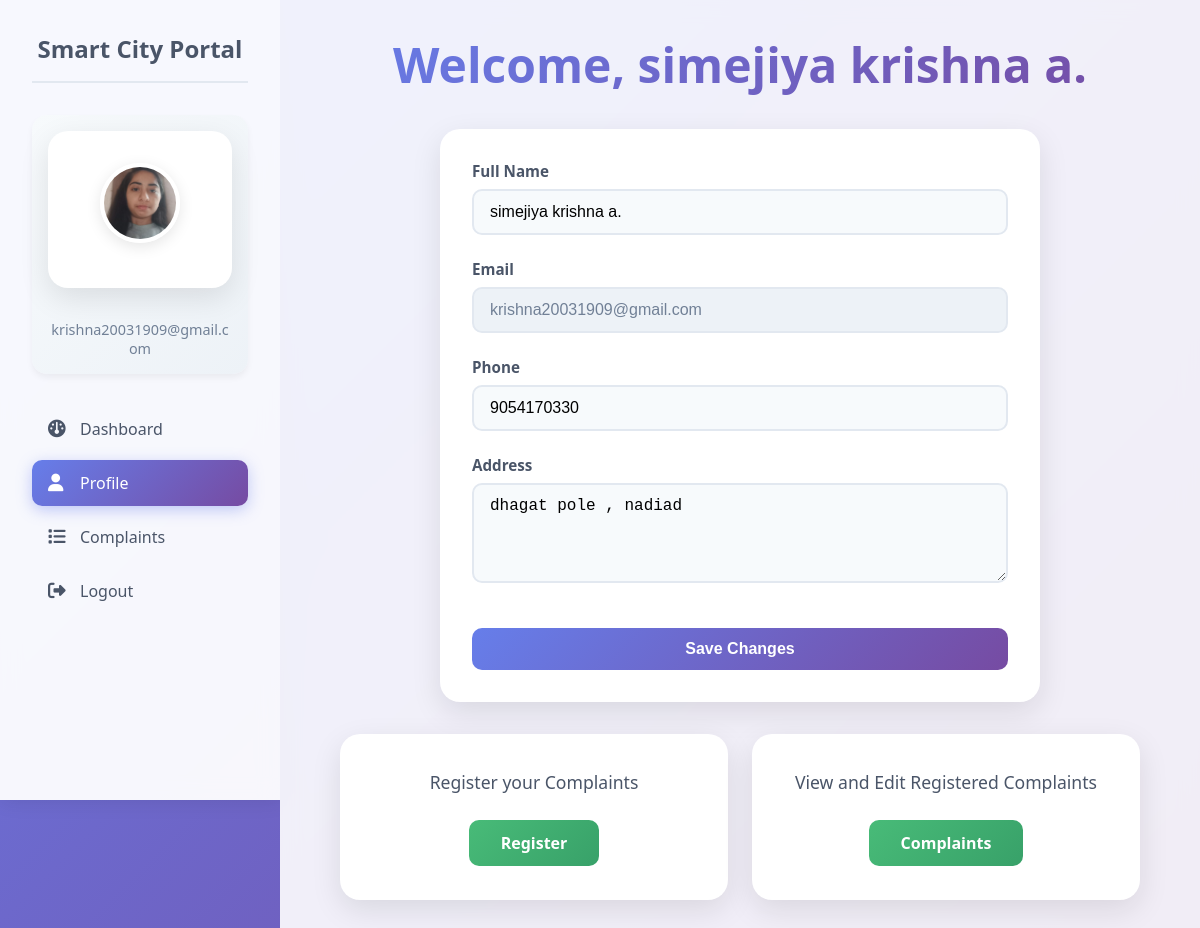
Screenshot of /profile/ (signed in) with the database file from the repository.
### accounts/models.py (models this page shows, shortened)
class registration(models.Model):
    name = models.CharField(max_length=50)
    email = models.EmailField(unique=True)
    mobileno = models.CharField(max_length=10)
    address = models.TextField(default=" ")
    password = models.CharField(max_length=8,default=" ")
    image = models.ImageField(upload_to='profile_image/', default='default.jpg')

### accounts/views.py (the view, shortened to what this page needs)
# urls.py: path('profile/',profile,name='profile'),
def profile(request):
    email = request.session.get('email')
    if not email:
        messages.error(request, "You must be logged in.")
        return redirect('login')
    try:
        user = registration.objects.get(email=email)
    except registration.DoesNotExist:
        messages.error(request, "User account not found. Please login as a citizen user.")
        return redirect('login')
    return render(request, 'profile.html', {'user': user})

### accounts/templates/profile.html (shortened to what this page needs)
{% load static %}
<!DOCTYPE html>
<html lang="en">
<head>
  <link rel="stylesheet" href="{% static 'CSS/profile.css' %}?v=1.2">
  <link rel="stylesheet" href="https://cdnjs.cloudflare.com/ajax/libs/font-awesome/6.4.0/css/all.min.css" />
</head>
<body>
  <div class="container">
    <aside class="sidebar">
      <h2 class="sidebar-title">Smart City Portal</h2>
      <div class="profile-section">
        <form method="POST" enctype="multipart/form-data" style="text-align:center;" action="">
          <label for="image-upload">
            <img
              src="{% if user.image %}{{ user.image.url }}{% else %}{% static 'images/default.jpg' %}{% endif %}"
              alt="Profile Picture"
              class="profile-pic">
          </label>
        </form>
        <p class="profile-email">{{ user.email }}</p>
      </div>
      <nav class="nav-links">
        <a href="{% url 'udashboard' %}" class="nav-link">
          <i class="fas fa-gauge"></i>
          Dashboard
        </a>
        <a href="{% url 'profile' %}" class="nav-link active">
          <i class="fas fa-user"></i>
          Profile
        </a>
        <a href="{% url 'request_list' %}" class="nav-link">
          <i class="fas fa-list"></i>
          Complaints
        </a>
        <a href="{% url 'logout' %}" class="nav-link">
          <i class="fas fa-right-from-bracket"></i>
          Logout
        </a>
      </nav>
    </aside>
    <main class="main-content">
      <h1>Welcome, {{ user.name }}</h1>
      <form method="POST" enctype="multipart/form-data">
        <div class="form-group">
          <label for="name">Full Name</label>
          <input type="text" id="name" name="name" value="{{ user.name }}">
        </div>
        <div class="form-group">
          <label for="email">Email</label>
          <input type="email" id="email" name="email" value="{{ user.email }}" readonly>
        </div>
        <div class="form-group">
          <label for="mobileno">Phone</label>
          <input type="text" id="mobileno" name="mobileno" value="{{ user.mobileno }}">
        </div>
        <div class="form-group">
          <label for="address">Address</label>
          <textarea id="address" name="address">{{ user.address }}</textarea>
        </div>
        <button type="submit" class="btn-primary">Save Changes</button>
      </form>
      <div class="actions">
        <div class="action-card">
          <p>Register your Complaints</p>
          <a href="{% url 'create_request' %}" class="btn-secondary">Register</a>
        </div>
        <div class="action-card">
          <p>View and Edit Registered Complaints</p>
          <a href="{% url 'request_list' %}" class="btn-secondary">Complaints</a>
        </div>
      </div>
    </main>
  </div>
</body>
</html>

### accounts/static/CSS/profile.css (style rules this page uses)
* { margin: 0; padding: 0; box-sizing: border-box; }
body { font-family: 'Segoe UI', Tahoma, Geneva, Verdana, sans-serif; background: linear-gradient(135deg, #667eea 0%, #764ba2 100%); min-height: 100vh; color: #333; }
.container { display: flex; min-height: 100vh; }
.sidebar { width: 280px; background: rgba(255, 255, 255, 0.95); backdrop-filter: blur(10px); padding: 2rem; box-shadow: 2px 0 20px rgba(0, 0, 0, 0.1); position: fixed; height: 100vh; overflow-y: auto; }
.sidebar-title { color: #4a5568; font-size: 1.5rem; font-weight: 700; margin-bottom: 2rem; text-align: center; border-bottom: 2px solid #e2e8f0; padding-bottom: 1rem; }
.profile-section { text-align: center; margin-bottom: 2rem; padding: 1rem; background: linear-gradient(135deg, #f7fafc 0%, #edf2f7 100%); border-radius: 15px; box-shadow: 0 4px 6px rgba(0, 0, 0, 0.05); }
.profile-pic { width: 80px; height: 80px; border-radius: 50%; object-fit: cover; border: 4px solid #fff; box-shadow: 0 4px 15px rgba(0, 0, 0, 0.1); margin-bottom: 0.5rem; }
.profile-email { color: #718096; font-size: 0.9rem; font-weight: 500; word-break: break-word; }
.nav-links { display: flex; flex-direction: column; gap: 0.5rem; }
.nav-link { display: flex; align-items: center; gap: 0.75rem; padding: 0.75rem 1rem; text-decoration: none; color: #4a5568; border-radius: 10px; transition: all 0.3s ease; font-weight: 500; }
.nav-link.active { background: linear-gradient(135deg, #667eea 0%, #764ba2 100%); color: white; box-shadow: 0 4px 15px rgba(102, 126, 234, 0.4); }
.nav-link i { font-size: 1.1rem; width: 20px; }
.main-content { flex: 1; margin-left: 280px; padding: 2rem; background: rgba(255, 255, 255, 0.9); backdrop-filter: blur(10px); min-height: 100vh; }
.main-content h1 { color: #2d3748; font-size: 2.5rem; font-weight: 700; margin-bottom: 2rem; text-align: center; background: linear-gradient(135deg, #667eea 0%, #764ba2 100%); -webkit-background-clip: text; -webkit-text-fill-color: transparent; background-clip: text; }
form { background: white; padding: 2rem; border-radius: 20px; box-shadow: 0 10px 30px rgba(0, 0, 0, 0.1); margin-bottom: 2rem; max-width: 600px; margin-left: auto; margin-right: auto; }
.form-group { margin-bottom: 1.5rem; }
.form-group label { display: block; margin-bottom: 0.5rem; color: #4a5568; font-weight: 600; font-size: 0.95rem; }
.form-group input, .form-group textarea { width: 100%; padding: 0.75rem 1rem; border: 2px solid #e2e8f0; border-radius: 10px; font-size: 1rem; transition: all 0.3s ease; background: #f7fafc; }
.form-group input[readonly] { background: #edf2f7; color: #718096; cursor: not-allowed; }
.form-group textarea { resize: vertical; min-height: 100px; }
.btn-primary { background: linear-gradient(135deg, #667eea 0%, #764ba2 100%); color: white; border: none; padding: 0.75rem 2rem; border-radius: 10px; font-size: 1rem; font-weight: 600; cursor: pointer; transition: all 0.3s ease; width: 100%; margin-top: 1rem; }
.actions { display: grid; grid-template-columns: repeat(auto-fit, minmax(300px, 1fr)); gap: 1.5rem; max-width: 800px; margin: 0 auto; }
.action-card { background: white; padding: 2rem; border-radius: 20px; box-shadow: 0 10px 30px rgba(0, 0, 0, 0.1); text-align: center; transition: all 0.3s ease; border: 2px solid transparent; }
.action-card p { color: #4a5568; font-size: 1.1rem; font-weight: 500; margin-bottom: 1.5rem; line-height: 1.6; }
.btn-secondary { background: linear-gradient(135deg, #48bb78 0%, #38a169 100%); color: white; text-decoration: none; padding: 0.75rem 2rem; border-radius: 10px; font-weight: 600; display: inline-block; transition: all 0.3s ease; border: none; cursor: pointer; font-size: 1rem; }
.main-content { animation: fadeInUp 0.6s ease-out; }

### accounts/templates/profile.html (style rules this page uses)
body { font-family: 'Segoe UI', Tahoma, Geneva, Verdana, sans-serif !important; background: linear-gradient(135deg, #667eea 0%, #764ba2 100%) !important; min-height: 100vh !important; color: #333 !important; }
.container { display: flex !important; min-height: 100vh !important; }
.sidebar { width: 280px !important; background: rgba(255, 255, 255, 0.95) !important; backdrop-filter: blur(10px) !important; padding: 2rem !important; box-shadow: 2px 0 20px rgba(0, 0, 0, 0.1) !important; position: fixed !important; height: 100vh !important; overflow-y: auto !important; }
.main-content h1 { color: red !important; font-size: 3rem !important; text-align: center !important; }

### rows the page displays
registration: image (picture), email "krishna20031909@gmail.com", name "simejiya krishna a.", mobileno "9054170330", address "dhagat pole , nadiad"
